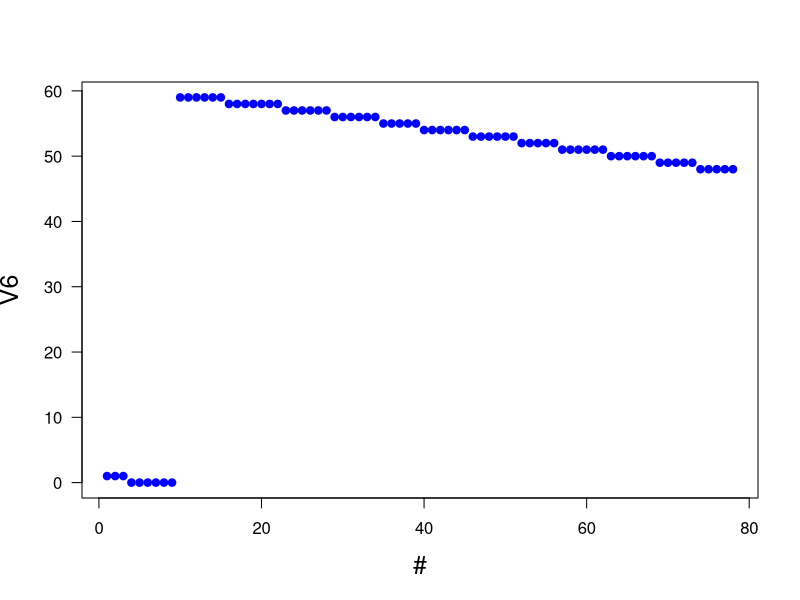

Write R code to recreate this figure.
print('file: R_ReadTable220315.R')
print(date())
# --------------------------------------------------------------
  out = read.table('t130322r.txt',header=FALSE)

# > names(out)
# [1] "V1" "V2" "V3" "V4" "V5" "V6" "V7"
  
  # > head(out)
  # V1 V2 V3 V4 V5 V6  V7
  # 1 2022  3 13 13 18  1 674
  # 2 2022  3 13 13 21  1 674
  # 3 2022  3 13 13 24  1 679
  # 4 2022  3 13 13 27  0 674
  # 5 2022  3 13 13 30  0 671
  # 6 2022  3 13 13 33  0 669
  
  # > tail(out)
  # V1 V2 V3 V4 V5 V6 V7
  # 73 2022  3 13 16 53 49 24
  # 74 2022  3 13 16 56 48 24
  # 75 2022  3 13 16 59 48 24
  # 76 2022  3 13 17  2 48 23
  # 77 2022  3 13 17  5 48 22
  # 78 2022  3 13 17  8 48 21
  
  year = out$V1
  month = out$V2
  V3 = out$V3
  V4 = out$V4
  V5 = out$V5
  V6 = out$V6
  plot(V6,type='p',lwd=4,col='blue',xlab='#',ylab='V6',las=1,cex=0.6,cex.lab=1.5)
  
  
